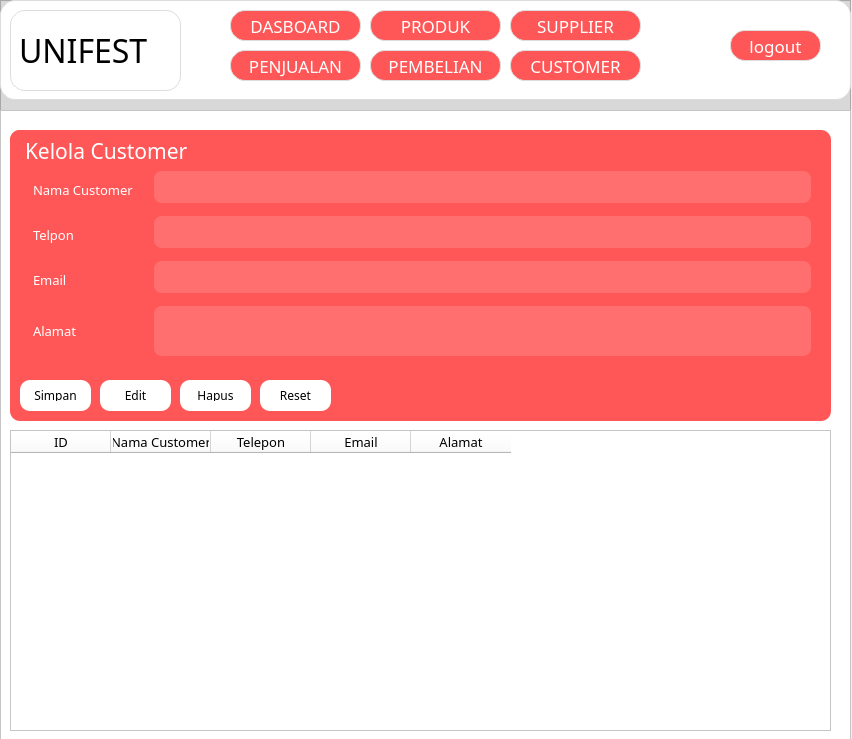
<?xml version="1.0" encoding="UTF-8"?>
<ui version="4.0">
 <class>Form</class>
 <widget class="QWidget" name="Form">
  <property name="geometry">
   <rect>
    <x>0</x>
    <y>0</y>
    <width>852</width>
    <height>739</height>
   </rect>
  </property>
  <property name="windowTitle">
   <string>Form</string>
  </property>
  <widget class="QFrame" name="frame_2">
   <property name="geometry">
    <rect>
     <x>0</x>
     <y>0</y>
     <width>851</width>
     <height>751</height>
    </rect>
   </property>
   <property name="styleSheet">
    <string notr="true">background-color: #d8d8d8;</string>
   </property>
   <property name="frameShape">
    <enum>QFrame::StyledPanel</enum>
   </property>
   <property name="frameShadow">
    <enum>QFrame::Raised</enum>
   </property>
   <widget class="QFrame" name="frame_header">
    <property name="enabled">
     <bool>true</bool>
    </property>
    <property name="geometry">
     <rect>
      <x>0</x>
      <y>0</y>
      <width>851</width>
      <height>100</height>
     </rect>
    </property>
    <property name="minimumSize">
     <size>
      <width>0</width>
      <height>100</height>
     </size>
    </property>
    <property name="maximumSize">
     <size>
      <width>16777215</width>
      <height>100</height>
     </size>
    </property>
    <property name="autoFillBackground">
     <bool>false</bool>
    </property>
    <property name="styleSheet">
     <string notr="true">background-color: #ffffff;
border-radius: 15px;
border: 1px solid #ddd;
</string>
    </property>
    <property name="frameShape">
     <enum>QFrame::StyledPanel</enum>
    </property>
    <property name="frameShadow">
     <enum>QFrame::Raised</enum>
    </property>
    <widget class="QLabel" name="lbl_logo">
     <property name="geometry">
      <rect>
       <x>10</x>
       <y>10</y>
       <width>171</width>
       <height>81</height>
      </rect>
     </property>
     <property name="font">
      <font>
       <family>Jersey Sharp</family>
       <pointsize>24</pointsize>
      </font>
     </property>
     <property name="text">
      <string>UNIFEST</string>
     </property>
    </widget>
    <widget class="QPushButton" name="btn_dashboard">
     <property name="geometry">
      <rect>
       <x>230</x>
       <y>10</y>
       <width>131</width>
       <height>31</height>
      </rect>
     </property>
     <property name="font">
      <font>
       <family>Milky Nice</family>
       <pointsize>13</pointsize>
      </font>
     </property>
     <property name="styleSheet">
      <string notr="true">background-color: #ff5757;
color: white;</string>
     </property>
     <property name="text">
      <string>DASBOARD</string>
     </property>
    </widget>
    <widget class="QPushButton" name="btn_produk">
     <property name="geometry">
      <rect>
       <x>370</x>
       <y>10</y>
       <width>131</width>
       <height>31</height>
      </rect>
     </property>
     <property name="font">
      <font>
       <family>Milky Nice</family>
       <pointsize>13</pointsize>
      </font>
     </property>
     <property name="styleSheet">
      <string notr="true">background-color: #ff5757;
color: white;</string>
     </property>
     <property name="text">
      <string>PRODUK</string>
     </property>
    </widget>
    <widget class="QPushButton" name="btn_supplier">
     <property name="geometry">
      <rect>
       <x>510</x>
       <y>10</y>
       <width>131</width>
       <height>31</height>
      </rect>
     </property>
     <property name="font">
      <font>
       <family>Milky Nice</family>
       <pointsize>13</pointsize>
      </font>
     </property>
     <property name="styleSheet">
      <string notr="true">background-color: #ff5757;
color: white;</string>
     </property>
     <property name="text">
      <string>SUPPLIER</string>
     </property>
    </widget>
    <widget class="QPushButton" name="btn_customer">
     <property name="geometry">
      <rect>
       <x>510</x>
       <y>50</y>
       <width>131</width>
       <height>31</height>
      </rect>
     </property>
     <property name="font">
      <font>
       <family>Milky Nice</family>
       <pointsize>13</pointsize>
      </font>
     </property>
     <property name="styleSheet">
      <string notr="true">background-color: #ff5757;
color: white;</string>
     </property>
     <property name="text">
      <string>CUSTOMER</string>
     </property>
    </widget>
    <widget class="QPushButton" name="btn_penjualan">
     <property name="geometry">
      <rect>
       <x>230</x>
       <y>50</y>
       <width>131</width>
       <height>31</height>
      </rect>
     </property>
     <property name="font">
      <font>
       <family>Milky Nice</family>
       <pointsize>13</pointsize>
      </font>
     </property>
     <property name="styleSheet">
      <string notr="true">background-color: #ff5757;
color: white;</string>
     </property>
     <property name="text">
      <string>PENJUALAN</string>
     </property>
    </widget>
    <widget class="QPushButton" name="btn_menu">
     <property name="geometry">
      <rect>
       <x>730</x>
       <y>30</y>
       <width>91</width>
       <height>31</height>
      </rect>
     </property>
     <property name="font">
      <font>
       <family>Milky Nice</family>
       <pointsize>13</pointsize>
      </font>
     </property>
     <property name="styleSheet">
      <string notr="true">background-color: #ff5757;
color: white;</string>
     </property>
     <property name="text">
      <string>logout</string>
     </property>
    </widget>
    <widget class="QPushButton" name="btn_pembelian">
     <property name="geometry">
      <rect>
       <x>370</x>
       <y>50</y>
       <width>131</width>
       <height>31</height>
      </rect>
     </property>
     <property name="font">
      <font>
       <family>Milky Nice</family>
       <pointsize>13</pointsize>
      </font>
     </property>
     <property name="styleSheet">
      <string notr="true">background-color: #ff5757;
color: white;
</string>
     </property>
     <property name="text">
      <string>PEMBELIAN</string>
     </property>
    </widget>
   </widget>
   <widget class="QFrame" name="frame_3">
    <property name="enabled">
     <bool>true</bool>
    </property>
    <property name="geometry">
     <rect>
      <x>0</x>
      <y>110</y>
      <width>851</width>
      <height>641</height>
     </rect>
    </property>
    <property name="maximumSize">
     <size>
      <width>16777215</width>
      <height>10000</height>
     </size>
    </property>
    <property name="styleSheet">
     <string notr="true">background-color: #ffffff;</string>
    </property>
    <property name="frameShape">
     <enum>QFrame::StyledPanel</enum>
    </property>
    <property name="frameShadow">
     <enum>QFrame::Raised</enum>
    </property>
    <widget class="QFrame" name="frame_6">
     <property name="geometry">
      <rect>
       <x>10</x>
       <y>20</y>
       <width>821</width>
       <height>291</height>
      </rect>
     </property>
     <property name="minimumSize">
      <size>
       <width>0</width>
       <height>240</height>
      </size>
     </property>
     <property name="maximumSize">
      <size>
       <width>16777215</width>
       <height>300</height>
      </size>
     </property>
     <property name="styleSheet">
      <string notr="true">background-color: #ff5757;
color: white;
padding: 10px;
border-radius: 10px;</string>
     </property>
     <property name="frameShape">
      <enum>QFrame::StyledPanel</enum>
     </property>
     <property name="frameShadow">
      <enum>QFrame::Raised</enum>
     </property>
     <widget class="QLabel" name="label_11">
      <property name="geometry">
       <rect>
        <x>0</x>
        <y>0</y>
        <width>291</width>
        <height>41</height>
       </rect>
      </property>
      <property name="font">
       <font>
        <family>Milky Nice</family>
        <pointsize>16</pointsize>
       </font>
      </property>
      <property name="styleSheet">
       <string notr="true">Font size: 20–24 pt;</string>
      </property>
      <property name="text">
       <string>Kelola Customer</string>
      </property>
     </widget>
     <widget class="QWidget" name="formLayoutWidget_2">
      <property name="geometry">
       <rect>
        <x>10</x>
        <y>40</y>
        <width>791</width>
        <height>191</height>
       </rect>
      </property>
      <layout class="QFormLayout" name="formLayout_2">
       <item row="0" column="0">
        <widget class="QLabel" name="label_nama_produk&#10;_2">
         <property name="font">
          <font>
           <family>Milky Nice</family>
           <pointsize>10</pointsize>
          </font>
         </property>
         <property name="text">
          <string>Nama Customer</string>
         </property>
        </widget>
       </item>
       <item row="0" column="1">
        <widget class="QLineEdit" name="input_nama_customer">
         <property name="font">
          <font>
           <family>Milky Nice</family>
           <pointsize>10</pointsize>
          </font>
         </property>
         <property name="styleSheet">
          <string notr="true">background-color: #ff6f6f;
color: white;
padding: 6px 12px;
border-radius: 8px;

</string>
         </property>
        </widget>
       </item>
       <item row="1" column="0">
        <widget class="QLabel" name="Lbl_harga_beli_2">
         <property name="font">
          <font>
           <family>Milky Nice</family>
           <pointsize>10</pointsize>
          </font>
         </property>
         <property name="text">
          <string>Telpon</string>
         </property>
        </widget>
       </item>
       <item row="1" column="1">
        <widget class="QLineEdit" name="input_telepon_customer">
         <property name="font">
          <font>
           <family>Milky Nice</family>
           <pointsize>10</pointsize>
          </font>
         </property>
         <property name="styleSheet">
          <string notr="true">background-color: #ff6f6f;
color: white;
padding: 6px 12px;
border-radius: 8px;

</string>
         </property>
        </widget>
       </item>
       <item row="2" column="0">
        <widget class="QLabel" name="Lbl_Harga_Jual_2">
         <property name="font">
          <font>
           <family>Milky Nice</family>
           <pointsize>10</pointsize>
          </font>
         </property>
         <property name="text">
          <string>Email</string>
         </property>
        </widget>
       </item>
       <item row="2" column="1">
        <widget class="QLineEdit" name="input_email_customer">
         <property name="font">
          <font>
           <family>Milky Nice</family>
           <pointsize>10</pointsize>
          </font>
         </property>
         <property name="styleSheet">
          <string notr="true">background-color: #ff6f6f;
color: white;
padding: 6px 12px;
border-radius: 8px;

</string>
         </property>
        </widget>
       </item>
       <item row="3" column="0">
        <widget class="QLabel" name="supplier_Label_2">
         <property name="font">
          <font>
           <family>Milky Nice</family>
           <pointsize>10</pointsize>
          </font>
         </property>
         <property name="text">
          <string>Alamat</string>
         </property>
        </widget>
       </item>
       <item row="3" column="1">
        <widget class="QTextEdit" name="input_alamat">
         <property name="maximumSize">
          <size>
           <width>16777215</width>
           <height>50</height>
          </size>
         </property>
         <property name="font">
          <font>
           <family>Milky Nice</family>
           <pointsize>10</pointsize>
          </font>
         </property>
         <property name="styleSheet">
          <string notr="true">background-color: #ff6f6f;
color: white;
padding: 6px 12px;
border-radius: 8px;

</string>
         </property>
        </widget>
       </item>
      </layout>
     </widget>
     <widget class="QPushButton" name="btn_Simpan_2">
      <property name="geometry">
       <rect>
        <x>10</x>
        <y>250</y>
        <width>71</width>
        <height>31</height>
       </rect>
      </property>
      <property name="font">
       <font>
        <family>Milky Nice</family>
        <pointsize>9</pointsize>
       </font>
      </property>
      <property name="styleSheet">
       <string notr="true">background-color: white;
color: black;</string>
      </property>
      <property name="text">
       <string>Simpan</string>
      </property>
     </widget>
     <widget class="QPushButton" name="btn_Edit_2">
      <property name="geometry">
       <rect>
        <x>90</x>
        <y>250</y>
        <width>71</width>
        <height>31</height>
       </rect>
      </property>
      <property name="font">
       <font>
        <family>Milky Nice</family>
        <pointsize>9</pointsize>
       </font>
      </property>
      <property name="styleSheet">
       <string notr="true">background-color: white;
color: black;</string>
      </property>
      <property name="text">
       <string>Edit</string>
      </property>
     </widget>
     <widget class="QPushButton" name="btn_Hapus_2">
      <property name="geometry">
       <rect>
        <x>170</x>
        <y>250</y>
        <width>71</width>
        <height>31</height>
       </rect>
      </property>
      <property name="font">
       <font>
        <family>Milky Nice</family>
        <pointsize>9</pointsize>
       </font>
      </property>
      <property name="styleSheet">
       <string notr="true">background-color: white;
color: black;</string>
      </property>
      <property name="text">
       <string>Hapus</string>
      </property>
     </widget>
     <widget class="QPushButton" name="btn_Reset_2">
      <property name="geometry">
       <rect>
        <x>250</x>
        <y>250</y>
        <width>71</width>
        <height>31</height>
       </rect>
      </property>
      <property name="font">
       <font>
        <family>Milky Nice</family>
        <pointsize>9</pointsize>
       </font>
      </property>
      <property name="styleSheet">
       <string notr="true">background-color: white;
color: black;</string>
      </property>
      <property name="text">
       <string>Reset</string>
      </property>
     </widget>
    </widget>
    <widget class="QTableWidget" name="tableWidget">
     <property name="geometry">
      <rect>
       <x>10</x>
       <y>320</y>
       <width>821</width>
       <height>301</height>
      </rect>
     </property>
     <property name="minimumSize">
      <size>
       <width>0</width>
       <height>300</height>
      </size>
     </property>
     <property name="maximumSize">
      <size>
       <width>16777215</width>
       <height>350</height>
      </size>
     </property>
     <column>
      <property name="text">
       <string>ID</string>
      </property>
      <property name="font">
       <font>
        <family>Milky Nice</family>
        <pointsize>10</pointsize>
       </font>
      </property>
     </column>
     <column>
      <property name="text">
       <string>Nama Customer</string>
      </property>
      <property name="font">
       <font>
        <family>Milky Nice</family>
        <pointsize>10</pointsize>
       </font>
      </property>
     </column>
     <column>
      <property name="text">
       <string>Telepon</string>
      </property>
      <property name="font">
       <font>
        <family>Milky Nice</family>
        <pointsize>10</pointsize>
       </font>
      </property>
     </column>
     <column>
      <property name="text">
       <string>Email</string>
      </property>
      <property name="font">
       <font>
        <family>Milky Nice</family>
        <pointsize>10</pointsize>
       </font>
      </property>
     </column>
     <column>
      <property name="text">
       <string>Alamat</string>
      </property>
      <property name="font">
       <font>
        <family>Milky Nice</family>
        <pointsize>10</pointsize>
       </font>
      </property>
     </column>
    </widget>
   </widget>
  </widget>
 </widget>
 <resources/>
 <connections/>
</ui>
